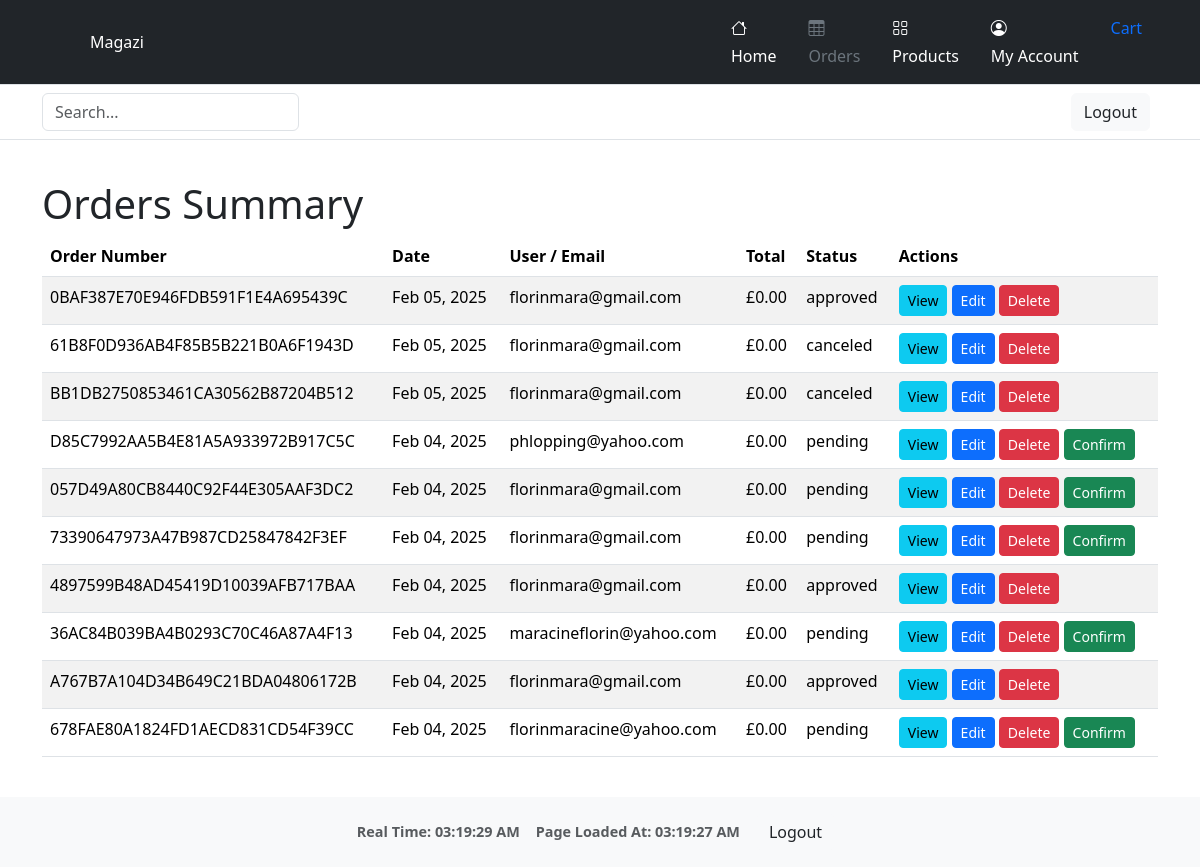
The page /orders/summary/ (signed in) on the database as committed earlier.
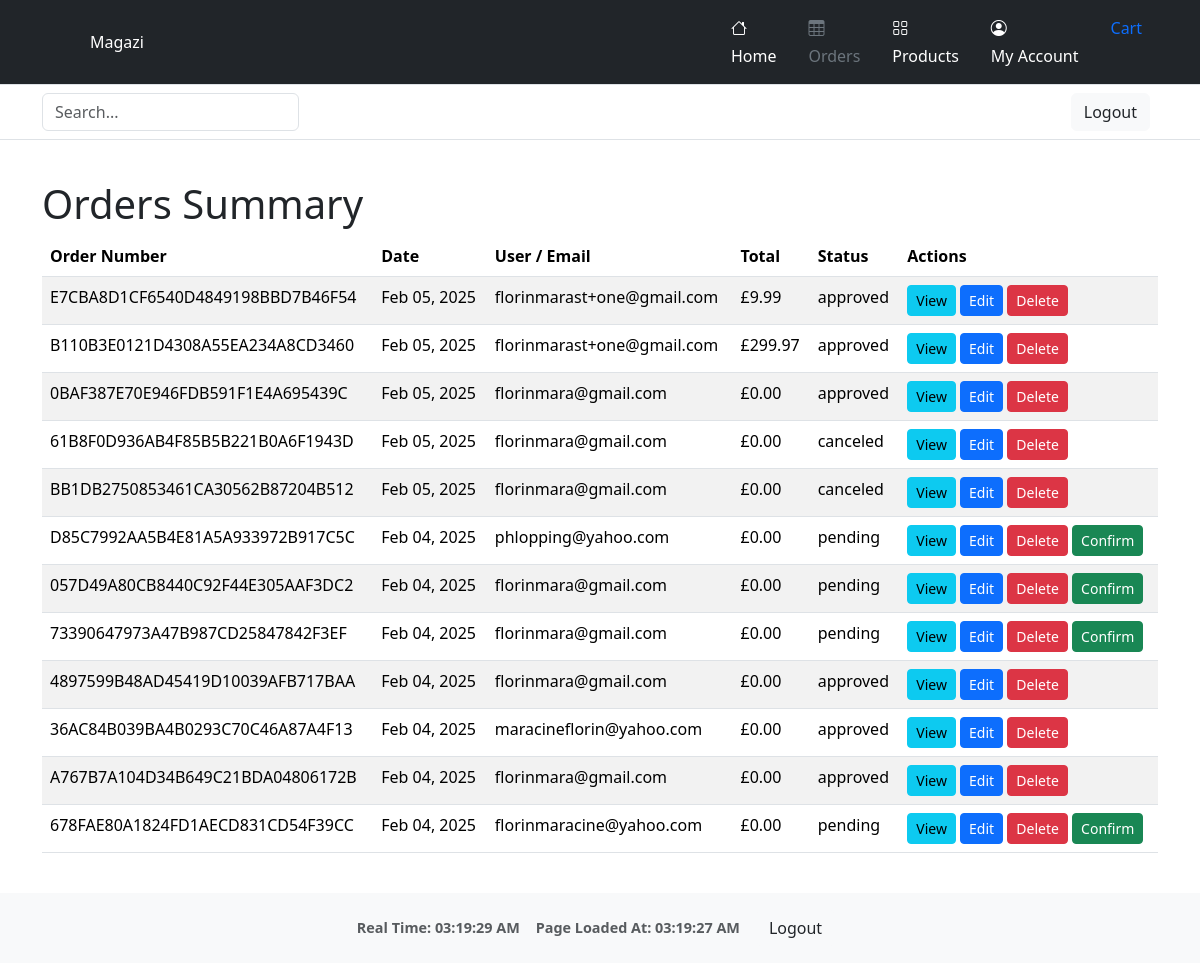
The same page on the database as committed later.
### orders/models.py (models this page shows, shortened)
class Order(models.Model):
    order_number = models.CharField(max_length=32, null=False, editable=False)
    user = models.ForeignKey(settings.AUTH_USER_MODEL, on_delete=models.SET_NULL, null=True, blank=True)
    full_name = models.CharField(max_length=50, null=False, blank=False)
    email = models.EmailField(max_length=254, null=False, blank=False)
    phone_number = models.CharField(max_length=20, null=False, blank=False)
    country = CountryField(blank_label='Country *', null=False, blank=False)
    postcode = models.CharField(max_length=20, null=True, blank=True)
    town_or_city = models.CharField(max_length=40, null=False, blank=False)
    street_address1 = models.CharField(max_length=80, null=False, blank=False)
    street_address2 = models.CharField(max_length=80, null=True, blank=True)
    county = models.CharField(max_length=80, null=True, blank=True)
    date = models.DateTimeField(auto_now_add=True)
    delivery_cost = models.DecimalField(max_digits=6, decimal_places=2, null=False, default=0)
    order_total = models.DecimalField(max_digits=10, decimal_places=2, null=False, default=0)
    grand_total = models.DecimalField(max_digits=10, decimal_places=2, null=False, default=0)
    stripe_pid = models.CharField(max_length=254, null=False, blank=False, default='')
    status = models.CharField(max_length=20, default='pending')  # e.g. pending, delivered, canceled
    comments = models.TextField(blank=True)

### orders/views.py (the view)
# urls.py: path('summary/', views.orders_summary, name='orders_summary'),
@login_required
def orders_summary(request):
    user = request.user
    if user.is_staff or user.groups.filter(name="seller").exists():
        orders = Order.objects.all().order_by('-date')
        role = 'admin_or_seller'
    else:
        orders = Order.objects.filter(user=user).order_by('-date')
        role = 'client'
    context = {
        'orders': orders,
        'role': role,
    }
    return render(request, 'orders/orders_summary.html', context)

### cart/context.py (called while the page is built, shortened)
def cart_summary(request):
    cart = request.session.get('cart', {})
    cart_items = []
    total = 0
    return {'cart_total': total, 'cart_items': cart_items}

### orders/templates/orders/orders_summary.html
{% extends "base.html" %}
{% load static %}
{% block content %}
<div class="container my-4">
  <h1>Orders Summary</h1>
  {% if orders %}
    <table class="table table-striped">
      <thead>
        <tr>
          <th>Order Number</th>
          <th>Date</th>
          <th>User / Email</th>
          <th>Total</th>
          <th>Status</th>
          <th>Actions</th>
        </tr>
      </thead>
      <tbody>
        {% for order in orders %}
        <tr>
          <td>{{ order.order_number }}</td>
          <td>{{ order.date|date:"M d, Y" }}</td>
          <td>
            {% if order.user %}
              {{ order.user.email }}
            {% else %}
              {{ order.email }}
            {% endif %}
          </td>
          <td>£{{ order.grand_total }}</td>
          <td>{{ order.status }}</td>
          <td>
            <a href="{% url 'orders:order_detail' order.order_number %}" class="btn btn-sm btn-info">View</a>
            {% if role == 'admin_or_seller' %}
              <a href="{% url 'orders:order_edit' order.order_number %}" class="btn btn-sm btn-primary">Edit</a>
              <a href="{% url 'orders:order_delete' order.order_number %}" class="btn btn-sm btn-danger">Delete</a>
              {% if order.status == "pending" %}
                <a href="{% url 'orders:confirm_order' order.order_number %}" class="btn btn-sm btn-success">Confirm</a>
              {% endif %}
            {% elif role == 'client' %}
              {% if order.status == "pending" %}
                <a href="{% url 'orders:cancel_order' order.order_number %}" class="btn btn-sm btn-warning">Cancel</a>
                <a href="{% url 'orders:order_alter' order.order_number %}" class="btn btn-sm btn-secondary">Alter</a>
              {% endif %}
            {% endif %}
          </td>
        </tr>
        {% endfor %}
      </tbody>
    </table>
  {% else %}
    <p>No orders found.</p>
  {% endif %}
</div>
{% endblock %}

### templates/base.html (shortened to what this page needs)
{% load static %}
{% load group_filters %}
<!doctype html>
<html lang="en">
  <head>
    {% block corecss %}
        <link href="https://cdn.jsdelivr.net/npm/bootstrap-icons/font/bootstrap-icons.css" rel="stylesheet">
        <link href="https://cdn.jsdelivr.net/npm/bootstrap@5.3.3/dist/css/bootstrap.min.css" rel="stylesheet">
        <link href="{% static 'css/base_style.css' %}" rel="stylesheet">
    {% endblock %}
  </head>
  <body>
    {% block page_header %}
      <header>
          <div class="px-3 py-2 text-bg-dark border-bottom">
              <div class="container">
                  <div class="d-flex flex-wrap align-items-center justify-content-center justify-content-lg-start">
                      <a href="/" class="d-flex align-items-center my-2 my-lg-0 me-lg-auto text-white text-decoration-none">
                          <svg class="bi me-2" width="40" height="32" role="img" aria-label="Bootstrap"><use xlink:href="#bootstrap"></use></svg>
                          Magazi
                      </a>
                      <ul class="nav col-12 col-lg-auto my-2 justify-content-center my-md-0 text-small">
                        <li>
                            <a href="/" class="{% if request.path == '/' %}text-secondary{% else %}text-white{% endif %} nav-link">
                                <i class="bi bi-house d-block mx-auto mb-1"></i>
                                Home
                            </a>
                        </li>
                        <li class="nav-item">
                            {% if user.is_authenticated %}
                              {% if user.is_staff or user|in_group:"seller" %}
                                <a href="{% url 'orders:orders_summary' %}" class="nav-link {% if request.path|slice:"0:8" == '/orders/' %}text-secondary{% else %}text-white{% endif %}">
                                  <i class="bi bi-table d-block mx-auto mb-1"></i>
                                  Orders
                                </a>
                              {% else %}
                                <a href="{% url 'orders:my_orders' %}" class="nav-link {% if request.path|slice:"0:8" == '/orders/' %}text-secondary{% else %}text-white{% endif %}">
                                  <i class="bi bi-table d-block mx-auto mb-1"></i>
                                  Orders
                                </a>
                              {% endif %}
                            {% else %}
                              <a href="{% url 'orders:order_lookup' %}" class="nav-link {% if request.path|slice:"0:8" == '/orders/' %}text-secondary{% else %}text-white{% endif %}">
                                <i class="bi bi-table d-block mx-auto mb-1"></i>
                                Orders
                              </a>
                            {% endif %}
                          </li>
                        <li>
                            <a href="/products/" class="{% if request.path == '/products/' %}text-secondary{% else %}text-white{% endif %} nav-link">
                                <i class="bi bi-grid d-block mx-auto mb-1"></i>
                                Products
                            </a>
                        </li>
                        {% if user.is_authenticated %}
                            <li class="nav-item">
                                <a href="{% url 'profiles:my_profile' %}" class="nav-link {% if request.path|slice:"0:13" == '/profiles/my' %}text-secondary{% else %}text-white{% endif %}">
                                <i class="bi bi-person-circle d-block mx-auto mb-1"></i>
                                My Account
                                </a>
                            </li>
                        {% endif %}
                        <li class="nav-item">
                            <a class="nav-link" href="{% url 'cart:view_cart' %}">
                                {% if cart_total %}
                                    £{{ cart_total }}
                                {% else %}
                                    Cart
                                {% endif %}
                            </a>
                        </li>
                    </ul>
                  </div>
              </div>
          </div>
          <div class="px-3 py-2 border-bottom mb-3">
              <div class="container d-flex flex-wrap justify-content-center">
                  <form class="col-12 col-lg-auto mb-2 mb-lg-0 me-lg-auto" role="search">
                      <input type="search" class="form-control" placeholder="Search..." aria-label="Search">
                  </form>
                    <div class="text-end d-flex align-items-center">
                        {% if user.is_authenticated %}
                            <a href="/accounts/logout/" class="btn btn-light text-dark me-2">Logout</a>
                        {% else %}
                            <a href="/accounts/login/" class="btn btn-light text-dark me-2">Login</a>
                            <a href="/accounts/signup/" class="btn btn-primary">Sign-up</a>
                        {% endif %}
                    </div>
                </div>
              </div>
      </header>
    {% endblock %}
    {% block content %}
    {% endblock %}
    <footer class="footer mt-auto py-3 bg-light">
        <div class="container d-flex flex-wrap justify-content-center">
            <div class="text-end d-flex align-items-center">
                <div id="real-time" class="me-3 text-muted small">
                    Real Time: <span id="real-time-display">Loading...</span>
                </div>
                <div id="page-load-time" class="me-3 text-muted small">
                    Page Loaded At: <span id="page-load-time-display">Loading...</span>
                </div>
                {% if user.is_authenticated %}
                    <a href="/accounts/logout/" class="btn btn-light text-dark me-2">Logout</a>
                {% else %}
                    <a href="/accounts/login/" class="btn btn-light text-dark me-2">Login</a>
                    <a href="/accounts/signup/" class="btn btn-primary">Sign-up</a>
                {% endif %}
            </div>
        </div>
    </footer>
  </body>
</html>

### static/css/base_style.css (style rules this page uses)
html, body { min-height: 100vh; margin: 0; display: flex; flex-direction: column; }
footer { margin-top: auto; background-color: #f8f9fa; padding: 1rem 0; text-align: center; font-size: 0.9rem; color: #6c757d; }
#real-time, #page-load-time { font-size: 0.9rem; font-weight: bold; color: #6c757d; }

Rows that differ between the two databases and show on the page:
added Order: order_number "E7CBA8D1CF6540D4849198BBD7B46F54", date "Feb 05, 2025", user.email "florinmarast+one@gmail.com", grand_total "9.99", status "approved"
added Order: order_number "B110B3E0121D4308A55EA234A8CD3460", date "Feb 05, 2025", user.email "florinmarast+one@gmail.com", grand_total "299.97", status "approved"
changed Order "36AC84B039BA4B0293C70C46A87A4F13": status "pending" → "approved"; no longer shows "Confirm"
